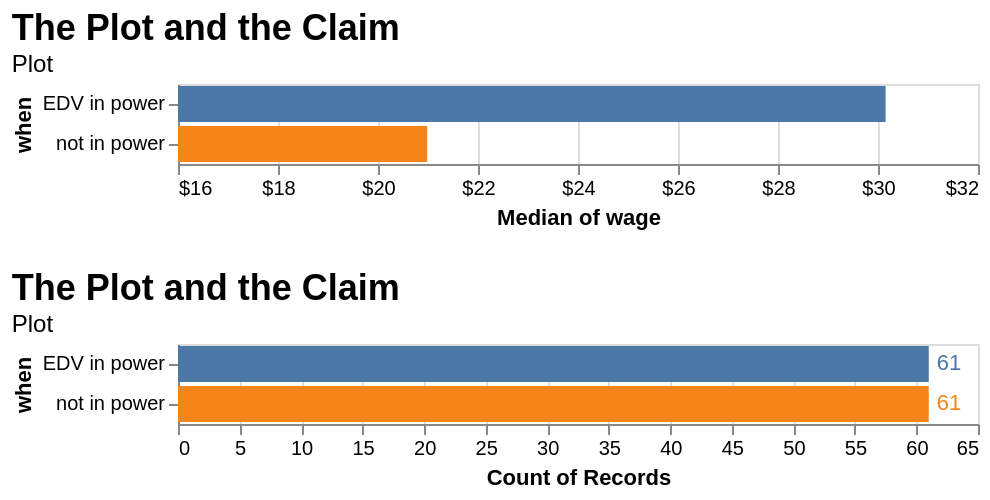

Notebook cell for this chart:
### Markdown cell above
**Question 2.5** 
<br> {points: 1}

Display the plots on top of each other using either [`.vconcat()`](https://altair-viz.github.io/altair-viz-v4/user_guide/compound_charts.html?highlight=compound%20charts#vertical-concatenation) or [`.hconcat()`](https://altair-viz.github.io/altair-viz-v4/user_guide/compound_charts.html) so that it is display like the plots above. 

*Although this isn't taught in this module, we thought we would give you a sneak peek into the next module by allowing you an opportunity to use it here. Look at the documentation in the links provided for more details.*

*Save the combined plots in an object named `wages_og_plots`.*

### Code cell
wages_og_plots = alt.vconcat(median_plot, count_plot)

# your code here
wages_og_plots

### Figure 1 — Vega-Lite specification as saved in the notebook (floating-point values rounded to 4 significant figures)
{"config": {"view": {"continuousWidth": 400, "continuousHeight": 300}}, "vconcat": [{"mark": "bar", "encoding": {"color": {"type": "nominal", "field": "when", "legend": null}, "order": {"type": "nominal", "field": "when"}, "x": {"type": "quantitative", "aggregate": "median", "axis": {"format": "$"}, "field": "wage", "scale": {"domain": [16, 32]}, "title": "Median of wage"}, "y": {"type": "nominal", "field": "when"}}, "title": {"text": "The Plot and the Claim", "anchor": "start", "fontSize": 18, "fontWeight": "bold", "subtitle": "Plot"}}, {"layer": [{"mark": "bar", "encoding": {"color": {"type": "nominal", "field": "when", "legend": null}, "order": {"type": "nominal", "field": "when"}, "x": {"type": "quantitative", "aggregate": "count", "scale": {"domain": [0, 65]}, "title": "Count of Records"}, "y": {"type": "nominal", "field": "when"}}, "title": {"text": "The Plot and the Claim", "anchor": "start", "fontSize": 18, "fontWeight": "bold", "subtitle": "Plot"}}, {"mark": {"type": "text", "align": "left", "baseline": "middle", "dx": 4}, "encoding": {"color": {"type": "nominal", "field": "when", "legend": null}, "order": {"type": "nominal", "field": "when"}, "text": {"type": "quantitative", "aggregate": "count"}, "x": {"type": "quantitative", "aggregate": "count", "scale": {"domain": [0, 65]}, "title": "Count of Records"}, "y": {"type": "nominal", "field": "when"}}, "title": {"text": "The Plot and the Claim", "anchor": "start", "fontSize": 18, "fontWeight": "bold", "subtitle": "Plot"}}]}], "data": {"name": "data-e76c89c737670c826eee317550be2396"}, "$schema": "https://vega.github.io/schema/vega-lite/v4.8.1.json", "datasets": {"data-e76c89c737670c826eee317550be2396": [{"when": "EDV in power", "wage": 12.11}, {"when": "EDV in power", "wage": 12.87}, {"when": "EDV in power", "wage": 12.53}, {"when": "EDV in power", "wage": 11.65}, {"when": "EDV in power", "wage": 10.47}, {"when": "EDV in power", "wage": 10.7}, {"when": "EDV in power", "wage": 13.24}, {"when": "EDV in power", "wage": 12.58}, {"when": "EDV in power", "wage": 14.1}, {"when": "EDV in power", "wage": 13.59}, {"when": "EDV in power", "wage": 14.04}, {"when": "EDV in power", "wage": 11.78}, {"when": "EDV in power", "wage": 12.98}, {"when": "EDV in power", "wage": 13.91}, {"when": "EDV in power", "wage": 13.57}, {"when": "EDV in power", "wage": 12.22}, {"when": "EDV in power", "wage": 10.69}, {"when": "EDV in power", "wage": 10.94}, {"when": "EDV in power", "wage": 14.87}, {"when": "EDV in power", "wage": 10.88}, {"when": "EDV in power", "wage": 12.27}, {"when": "EDV in power", "wage": 11.05}, {"when": "EDV in power", "wage": 14.46}, {"when": "EDV in power", "wage": 11.32}, {"when": "EDV in power", "wage": 13.09}, {"when": "EDV in power", "wage": 13.98}, {"when": "EDV in power", "wage": 10.44}, {"when": "EDV in power", "wage": 13.58}, {"when": "EDV in power", "wage": 13.87}, {"when": "EDV in power", "wage": 11.83}, {"when": "EDV in power", "wage": 36.64}, {"when": "EDV in power", "wage": 34.65}, {"when": "EDV in power", "wage": 32.83}, {"when": "EDV in power", "wage": 33.66}, {"when": "EDV in power", "wage": 39.99}, {"when": "EDV in power", "wage": 30.31}, {"when": "EDV in power", "wage": 34.66}, {"when": "EDV in power", "wage": 30.15}, {"when": "EDV in power", "wage": 31.42}, {"when": "EDV in power", "wage": 37.01}, {"when": "EDV in power", "wage": 34.44}, {"when": "EDV in power", "wage": 34.46}, {"when": "EDV in power", "wage": 39.32}, {"when": "EDV in power", "wage": 33.04}, {"when": "EDV in power", "wage": 36.32}, {"when": "EDV in power", "wage": 30.28}, {"when": "EDV in power", "wage": 31.87}, {"when": "EDV in power", "wage": 39.37}, {"when": "EDV in power", "wage": 34.39}, {"when": "EDV in power", "wage": 31.25}, {"when": "EDV in power", "wage": 31.78}, {"when": "EDV in power", "wage": 39.88}, {"when": "EDV in power", "wage": 39.63}, {"when": "EDV in power", "wage": 32.48}, {"when": "EDV in power", "wage": 35.77}, {"when": "EDV in power", "wage": 32.31}, {"when": "EDV in power", "wage": 39.79}, {"when": "EDV in power", "wage": 37.34}, {"when": "EDV in power", "wage": 36.31}, {"when": "EDV in power", "wage": 38.52}, {"when": "EDV in power", "wage": 36.38}, {"when": "not in power", "wage": 22.52}, {"when": "not in power", "wage": 18.61}, {"when": "not in power", "wage": 20.42}, {"when": "not in power", "wage": 22.57}, {"when": "not in power", "wage": 24.78}, {"when": "not in power", "wage": 23.13}, {"when": "not in power", "wage": 23.37}, {"when": "not in power", "wage": 20.76}, {"when": "not in power", "wage": 22.34}, {"when": "not in power", "wage": 22.75}, {"when": "not in power", "wage": 18.43}, {"when": "not in power", "wage": 21.9}, {"when": "not in power", "wage": 24.1}, {"when": "not in power", "wage": 18.1}, {"when": "not in power", "wage": 21.9}, {"when": "not in power", "wage": 23.27}, {"when": "not in power", "wage": 15.65}, {"when": "not in power", "wage": 22.74}, {"when": "not in power", "wage": 16.06}, {"when": "not in power", "wage": 16.36}, {"when": "not in power", "wage": 21.22}, {"when": "not in power", "wage": 21.81}, {"when": "not in power", "wage": 19.98}, {"when": "not in power", "wage": 24.1}, {"when": "not in power", "wage": 24.33}, {"when": "not in power", "wage": 21.99}, {"when": "not in power", "wage": 24.56}, {"when": "not in power", "wage": 23.16}, {"when": "not in power", "wage": 18.45}, {"when": "not in power", "wage": 19.69}, {"when": "not in power", "wage": 15.23}, {"when": "not in power", "wage": 15.34}, {"when": "not in power", "wage": 15.35}, {"when": "not in power", "wage": 23.65}, {"when": "not in power", "wage": 22.55}, {"when": "not in power", "wage": 18.61}, {"when": "not in power", "wage": 16.89}, {"when": "not in power", "wage": 16.81}, {"when": "not in power", "wage": 24.42}, {"when": "not in power", "wage": 22.81}, {"when": "not in power", "wage": 20.38}, {"when": "not in power", "wage": 16.14}, {"when": "not in power", "wage": 15.99}, {"when": "not in power", "wage": 20.78}, {"when": "not in power", "wage": 19.32}, {"when": "not in power", "wage": 20.16}, {"when": "not in power", "wage": 19.25}, {"when": "not in power", "wage": 21.04}, {"when": "not in power", "wage": 20.98}, {"when": "not in power", "wage": 21.7}, {"when": "not in power", "wage": 21.78}, {"when": "not in power", "wage": 20.4}, {"when": "not in power", "wage": 23.93}, {"when": "not in power", "wage": 16.79}, {"when": "not in power", "wage": 21.06}, {"when": "not in power", "wage": 17.69}, {"when": "not in power", "wage": 15.36}, {"when": "not in power", "wage": 24.33}, {"when": "not in power", "wage": 15.92}, {"when": "not in power", "wage": 21.93}, {"when": "not in power", "wage": 19.41}]}}
